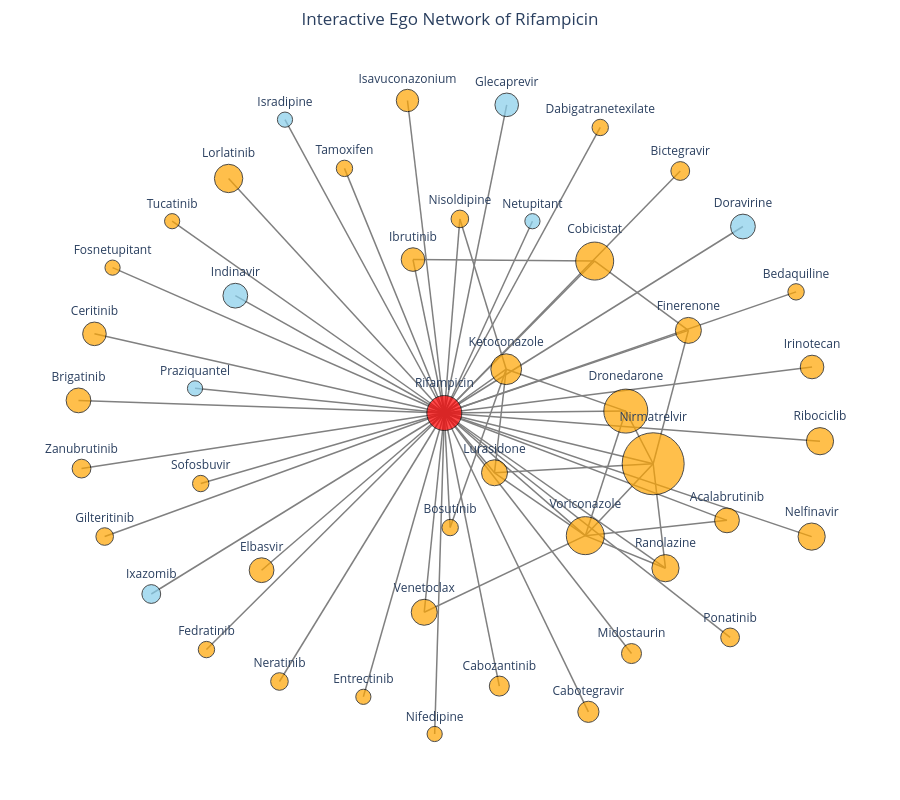

The cell this chart's notebook holds for it:
### Code cell
_ = draw_ego_network_plotly_by_name(G, node_overlay_df, "Rifampicin")

### Figure 1 — Plotly figure (JSON) as saved in the notebook; plotly's stock layout.template omitted (floating-point values rounded to 4 significant figures; data arrays with more than 128 entries replaced by an {"elided": "..."} marker saying what was removed)
{"data": [{"hoverinfo": "none", "line": {"color": "gray", "width": 1.5}, "mode": "lines", "showlegend": false, "type": "scatter", "x": {"elided": "183 float values"}, "y": {"elided": "183 float values"}}, {"hoverinfo": "text", "marker": {"color": "rgba(0,0,0,0)", "size": 10}, "mode": "markers", "showlegend": false, "text": ["<b>Nisoldipine</b> ↔ <b>Ketoconazole</b><br>Reason: nisoldipine의혈중농도상승", "<b>Nisoldipine</b> ↔ <b>Rifampicin</b><br>Reason: nisoldipine의작용약화", "<b>Rifampicin</b> ↔ <b>Doravirine</b><br>Reason: -Doravirine의혈장농도가감소하여Doravirine의치료효과가줄어들수있음 / -Doravirine의혈장농도가유의하게감소하여약효가떨어질수있음", "<b>Rifampicin</b> ↔ <b>Neratinib</b><br>Reason: -강력한CYP3A4유도제와의병용으로Neratinib의혈중농도감소 / -중등도CYP3A/P-gp억제제와의병용으로Neratinib의혈중농도증가", "<b>Rifampicin</b> ↔ <b>Irinotecan</b><br>Reason: -이리노테칸활성대사물(SN-38)의혈중농도가저하되어작용감소", "<b>Rifampicin</b> ↔ <b>Acalabrutinib</b><br>Reason: -강력한CYP3A유도제와의병용으로Acalabrutinib의혈중농도감소", "<b>Rifampicin</b> ↔ <b>Bedaquiline</b><br>Reason: -Bedaquiline의혈중농도와치료효과감소", "<b>Rifampicin</b> ↔ <b>Bictegravir</b><br>Reason: -Bictegravir의혈중농도감소로인해치료효과소실및내성발현야기가능", "<b>Rifampicin</b> ↔ <b>Brigatinib</b><br>Reason: -Brigatinib의혈장농도를감소시킬수있음", "<b>Rifampicin</b> ↔ <b>Cabozantinib</b><br>Reason: -Cabozantinib의혈장노출감소", "<b>Rifampicin</b> ↔ <b>Ceritinib</b><br>Reason: -Ceritinib의혈장농도감소", "<b>Rifampicin</b> ↔ <b>Entrectinib</b><br>Reason: -Entrectinib의전신노출감소", "<b>Rifampicin</b> ↔ <b>Gilteritinib</b><br>Reason: -Gilteritinib의혈장농도감소", "<b>Rifampicin</b> ↔ <b>Ibrutinib</b><br>Reason: -Ibrutinib의혈중농도감소", "<b>Rifampicin</b> ↔ <b>Isavuconazonium</b><br>Reason: -Isavuconazonium의혈장농도를유의미하게감소시킬수있음", "<b>Rifampicin</b> ↔ <b>Ixazomib</b><br>Reason: -Ixazomib의효과감소", "<b>Rifampicin</b> ↔ <b>Midostaurin</b><br>Reason: -Midostaurin과활성대사체의혈중농도감소", "<b>Rifampicin</b> ↔ <b>Ponatinib</b><br>Reason: -Ponatinib의노출감소", "<b>Rifampicin</b> ↔ <b>Praziquantel</b><br>Reason: -Praziquantel의치료적유효혈중농도에도달하지못할수있음", "<b>Rifampicin</b> ↔ <b>Ranolazine</b><br>Reason: -Ranolazine의효과부족이발생될것으로예상됨", "<b>Rifampicin</b> ↔ <b>Ribociclib</b><br>Reason: -강력한CYP3A유도제(Rifampicin)와의병용투여는건강한시험대상자에서Ribociclib의혈장노출을89%까지감소시킴", "<b>Rifampicin</b> ↔ <b>Tamoxifen</b><br>Reason: -Tamoxifen의혈장농도를낮춤", "<b>Rifampicin</b> ↔ <b>Venetoclax</b><br>Reason: -강력한CYP3A유도제인Rifampicin과병용투여시Venetoclax의Cmax및AUC∞는각각42%및71%까지감소함", "<b>Rifampicin</b> ↔ <b>Nirmatrelvir</b><br>Reason: -바이러스반응의손실및내성발현의잠재적인가능성", "<b>Rifampicin</b> ↔ <b>Sofosbuvir</b><br>Reason: -Sofosbuvir|Velpatasvir및/또는Voxilaprevir의혈중농도를감소시켜치료효과를감소시킬가능성이있음 / -Sofosbuvir및/또는Velpatasvir의혈중농도를감소시켜치료효과를감소시킬가능성이있음", "<b>Rifampicin</b> ↔ <b>Dronedarone</b><br>Reason: Dronedarone노출량감소", "<b>Rifampicin</b> ↔ <b>Isradipine</b><br>Reason: isradipine의혈장농도저하", "<b>Rifampicin</b> ↔ <b>Nelfinavir</b><br>Reason: 혈중농도저하로항레트로바이러스약물효과감소", "<b>Rifampicin</b> ↔ <b>Nifedipine</b><br>Reason: nifedipine의혈장농도저하", "<b>Rifampicin</b> ↔ <b>Bosutinib</b><br>Reason: -Bosutinib의혈중농도를감소시켜유효성을감소시킬수있음", "<b>Rifampicin</b> ↔ <b>Cabotegravir</b><br>Reason: Cabotegravir의혈중농도를감소시켜치료효과를감소시킬수있음.", "<b>Rifampicin</b> ↔ <b>Cobicistat</b><br>Reason: Cobicistat및Elvitegravir의혈중농도감소로치료효과소실및내성발현가능", "<b>Rifampicin</b> ↔ <b>Dabigatranetexilate</b><br>Reason: 다비가트란의혈중농도감소", "<b>Rifampicin</b> ↔ <b>Elbasvir</b><br>Reason: 엘바스비르와그라조프레비르의혈장농도가유의하게감소하여이약의바이러스학적반응감소가능", "<b>Rifampicin</b> ↔ <b>Fedratinib</b><br>Reason: Fedratinib의혈중농도를감소시킬수있음.", "<b>Rifampicin</b> ↔ <b>Finerenone</b><br>Reason: Finerenone혈중농도의현저한감소및치료효과감소가예상됨.", "<b>Rifampicin</b> ↔ <b>Fosnetupitant</b><br>Reason: Fosnetupitant의혈중농도가감소하여약효가감소할수있음.", "<b>Rifampicin</b> ↔ <b>Glecaprevir</b><br>Reason: Glecaprevir와Pibrentasvir의혈장농도가유의하게감소하여이약의바이러스학적반응감소가능", "<b>Rifampicin</b> ↔ <b>Indinavir</b><br>Reason: 혈중농도저하로항레트로바이러스약물효과감소", "<b>Rifampicin</b> ↔ <b>Ketoconazole</b><br>Reason: 효소유도로인한ketoconazole의혈중농도저하", "<b>Rifampicin</b> ↔ <b>Lorlatinib</b><br>Reason: -Lorlatinib의혈중농도를감소시킬수있음.-총빌리루빈과알칼리인산분해효소의증가없이AST와ALT의증가와연관있음.", "<b>Rifampicin</b> ↔ <b>Lurasidone</b><br>Reason: -Lurasidone의노출을감소시킬수있음", "<b>Rifampicin</b> ↔ <b>Netupitant</b><br>Reason: Netupitant의혈중농도감소", "<b>Rifampicin</b> ↔ <b>Tucatinib</b><br>Reason: -Tucatinib의혈중농도를감소시켜유효성을감소시킬수있음", "<b>Rifampicin</b> ↔ <b>Voriconazole</b><br>Reason: 혈중농도가저하되어보리코나졸의약물효과감소", "<b>Rifampicin</b> ↔ <b>Zanubrutinib</b><br>Reason: -Zanubrutinib의혈중농도를감소시켜유효성을감소시킬수있음", "<b>Lurasidone</b> ↔ <b>Ketoconazole</b><br>Reason: -Lurasidone의노출을증가시킬수있음", "<b>Lurasidone</b> ↔ <b>Nirmatrelvir</b><br>Reason: -Lurasidone의혈중농도를증가시킬수있음-심장부정맥과같은중대한및/또는생명을위협하는반응의가능성", "<b>Lurasidone</b> ↔ <b>Voriconazole</b><br>Reason: -Lurasidone의노출을증가시킬수있음", "<b>Bosutinib</b> ↔ <b>Ketoconazole</b><br>Reason: -Bosutinib의혈중농도를증가시켜독성위험을증가시킬수있음", "<b>Nirmatrelvir</b> ↔ <b>Dronedarone</b><br>Reason: -심장부정맥의가능성", "<b>Nirmatrelvir</b> ↔ <b>Finerenone</b><br>Reason: -고칼륨혈증|저혈압및저나트륨혈증을포함하는중대한이상반응의가능성", "<b>Nirmatrelvir</b> ↔ <b>Ranolazine</b><br>Reason: -중대한및/또는생명을위협하는반응의가능성", "<b>Nirmatrelvir</b> ↔ <b>Voriconazole</b><br>Reason: -Voriconazole의혈중농도를감소시킬수있음", "<b>Finerenone</b> ↔ <b>Cobicistat</b><br>Reason: Finerenone혈중농도의현저한증가가예상됨.", "<b>Dronedarone</b> ↔ <b>Ketoconazole</b><br>Reason: Dronedarone노출량증가", "<b>Dronedarone</b> ↔ <b>Voriconazole</b><br>Reason: Dronedarone노출량증가", "<b>Voriconazole</b> ↔ <b>Acalabrutinib</b><br>Reason: -강력한CYP3A/P-gp억제제와의병용으로Acalabrutinib의혈중농도증가", "<b>Voriconazole</b> ↔ <b>Ranolazine</b><br>Reason: -Ranolazine의효과부족이발생될것으로예상됨", "<b>Voriconazole</b> ↔ <b>Venetoclax</b><br>Reason: -Venetoclax의혈장농도및종양용해증후군위험증가가능", "<b>Cobicistat</b> ↔ <b>Ibrutinib</b><br>Reason: -Ibrutinib의혈중농도감소"], "type": "scatter", "x": [0.08408, 0.004225, 0.3695, -0.2286, 0.4587, 0.3489, 0.4381, 0.2887, -0.4879, 0.05514, -0.4673, -0.1203, -0.4541, -0.05626, -0.06337, -0.394, 0.2257, 0.353, -0.3376, 0.2696, 0.469, -0.1447, -0.04175, 0.2537, -0.3302, 0.2184, -0.2215, 0.4582, -0.02829, -0.008291, 0.1701, 0.1782, 0.1854, -0.2517, -0.3228, 0.2992, -0.444, 0.0647, -0.2855, 0.06404, -0.2942, 0.04893, 0.09787, -0.3671, 0.1661, -0.484, 0.1288, 0.3184, 0.2309, 0.07156, 0.4879, 0.5687, 0.5391, 0.4356, 0.4932, 0.2982, 0.4003, 0.5309, 0.4515, 0.1402, 0.1378], "y": [0.3734, 0.305, 0.2932, -0.417, 0.07393, -0.1655, 0.1912, 0.3799, 0.02178, -0.4241, 0.1257, -0.4409, -0.1907, 0.2416, 0.4899, -0.2804, -0.3734, -0.3482, 0.04056, -0.2401, -0.04191, 0.3839, -0.309, -0.07714, -0.108, 0.005066, 0.46, -0.1908, -0.499, -0.1767, -0.4643, 0.2393, 0.4478, -0.2433, -0.3672, 0.131, 0.229, 0.4831, 0.1852, 0.07046, 0.3682, -0.09119, 0.3015, 0.3015, -0.1893, -0.08467, -0.02283, -0.1704, -0.2826, -0.1084, -0.07417, 0.0518, -0.3194, -0.2686, 0.3682, 0.07343, -0.1864, -0.3569, -0.4316, -0.5004, 0.4788]}, {"hoverinfo": "text", "hovertext": ["<b>Nisoldipine</b><br>Korean: 니솔디핀<br>Degree: 3<br>Pregnancy Contraindication: True<br>Pregnancy Grade: 2등급<br>Elderly Caution: False<br>Age Contraindication: False<br>Age Rule: -", "<b>Rifampicin</b><br>Korean: 리팜피신<br>Degree: 45<br>Pregnancy Contraindication: True<br>Pregnancy Grade: 2등급<br>Elderly Caution: False<br>Age Contraindication: True<br>Age Rule: 8세미만", "<b>Fedratinib</b><br>Korean: 페드라티닙<br>Degree: 2<br>Pregnancy Contraindication: True<br>Pregnancy Grade: 2등급<br>Elderly Caution: False<br>Age Contraindication: False<br>Age Rule: -", "<b>Ceritinib</b><br>Korean: 세리티닙<br>Degree: 8<br>Pregnancy Contraindication: True<br>Pregnancy Grade: 2등급<br>Elderly Caution: False<br>Age Contraindication: False<br>Age Rule: -", "<b>Dabigatranetexilate</b><br>Korean: 다비가트란에텍실레이트<br>Degree: 2<br>Pregnancy Contraindication: True<br>Pregnancy Grade: 2등급<br>Elderly Caution: False<br>Age Contraindication: False<br>Age Rule: -", "<b>Tucatinib</b><br>Korean: 투카티닙<br>Degree: 1<br>Pregnancy Contraindication: True<br>Pregnancy Grade: 2등급<br>Elderly Caution: False<br>Age Contraindication: False<br>Age Rule: -", "<b>Nelfinavir</b><br>Korean: 넬피나비어<br>Degree: 11<br>Pregnancy Contraindication: True<br>Pregnancy Grade: 2등급<br>Elderly Caution: False<br>Age Contraindication: False<br>Age Rule: -", "<b>Ixazomib</b><br>Korean: 익사조밉<br>Degree: 4<br>Pregnancy Contraindication: False<br>Pregnancy Grade: -<br>Elderly Caution: False<br>Age Contraindication: False<br>Age Rule: -", "<b>Praziquantel</b><br>Korean: 프라지콴텔<br>Degree: 1<br>Pregnancy Contraindication: False<br>Pregnancy Grade: -<br>Elderly Caution: False<br>Age Contraindication: False<br>Age Rule: -", "<b>Midostaurin</b><br>Korean: 미도스타우린<br>Degree: 5<br>Pregnancy Contraindication: True<br>Pregnancy Grade: 2등급<br>Elderly Caution: False<br>Age Contraindication: False<br>Age Rule: -", "<b>Cabotegravir</b><br>Korean: 카보테그라비르<br>Degree: 6<br>Pregnancy Contraindication: True<br>Pregnancy Grade: 2등급<br>Elderly Caution: False<br>Age Contraindication: False<br>Age Rule: -", "<b>Sofosbuvir</b><br>Korean: 소포스부비르<br>Degree: 2<br>Pregnancy Contraindication: True<br>Pregnancy Grade: 2등급<br>Elderly Caution: False<br>Age Contraindication: False<br>Age Rule: -", "<b>Glecaprevir</b><br>Korean: 글레카프레비르<br>Degree: 8<br>Pregnancy Contraindication: False<br>Pregnancy Grade: -<br>Elderly Caution: False<br>Age Contraindication: False<br>Age Rule: -", "<b>Lurasidone</b><br>Korean: 루라시돈<br>Degree: 10<br>Pregnancy Contraindication: True<br>Pregnancy Grade: 2등급<br>Elderly Caution: True<br>Age Contraindication: False<br>Age Rule: -", "<b>Bosutinib</b><br>Korean: 보수티닙<br>Degree: 2<br>Pregnancy Contraindication: True<br>Pregnancy Grade: 2등급<br>Elderly Caution: False<br>Age Contraindication: False<br>Age Rule: -", "<b>Nirmatrelvir</b><br>Korean: 니르마트렐비르<br>Degree: 40<br>Pregnancy Contraindication: True<br>Pregnancy Grade: 2등급<br>Elderly Caution: False<br>Age Contraindication: False<br>Age Rule: -", "<b>Lorlatinib</b><br>Korean: 롤라티닙<br>Degree: 12<br>Pregnancy Contraindication: True<br>Pregnancy Grade: 2등급<br>Elderly Caution: False<br>Age Contraindication: False<br>Age Rule: -", "<b>Finerenone</b><br>Korean: 피네레논<br>Degree: 10<br>Pregnancy Contraindication: True<br>Pregnancy Grade: 2등급<br>Elderly Caution: False<br>Age Contraindication: False<br>Age Rule: -", "<b>Neratinib</b><br>Korean: 네라티닙<br>Degree: 3<br>Pregnancy Contraindication: True<br>Pregnancy Grade: 2등급<br>Elderly Caution: False<br>Age Contraindication: False<br>Age Rule: -", "<b>Dronedarone</b><br>Korean: 드로네다론<br>Degree: 25<br>Pregnancy Contraindication: True<br>Pregnancy Grade: 2등급<br>Elderly Caution: False<br>Age Contraindication: False<br>Age Rule: -", "<b>Voriconazole</b><br>Korean: 보리코나졸<br>Degree: 20<br>Pregnancy Contraindication: True<br>Pregnancy Grade: 2등급<br>Elderly Caution: False<br>Age Contraindication: False<br>Age Rule: -", "<b>Fosnetupitant</b><br>Korean: 포스네투피탄트<br>Degree: 1<br>Pregnancy Contraindication: True<br>Pregnancy Grade: 1등급<br>Elderly Caution: False<br>Age Contraindication: False<br>Age Rule: -", "<b>Tamoxifen</b><br>Korean: 타목시펜<br>Degree: 2<br>Pregnancy Contraindication: True<br>Pregnancy Grade: 2등급<br>Elderly Caution: False<br>Age Contraindication: False<br>Age Rule: -", "<b>Netupitant</b><br>Korean: 네투피탄트<br>Degree: 1<br>Pregnancy Contraindication: False<br>Pregnancy Grade: -<br>Elderly Caution: False<br>Age Contraindication: False<br>Age Rule: -", "<b>Cabozantinib</b><br>Korean: 카보잔티닙<br>Degree: 5<br>Pregnancy Contraindication: True<br>Pregnancy Grade: 2등급<br>Elderly Caution: False<br>Age Contraindication: False<br>Age Rule: -", "<b>Cobicistat</b><br>Korean: 코비시스타트<br>Degree: 20<br>Pregnancy Contraindication: True<br>Pregnancy Grade: 2등급<br>Elderly Caution: False<br>Age Contraindication: True<br>Age Rule: 36개월미만 / 3개월미만", "<b>Bictegravir</b><br>Korean: 빅테그라비르<br>Degree: 4<br>Pregnancy Contraindication: True<br>Pregnancy Grade: 2등급<br>Elderly Caution: False<br>Age Contraindication: False<br>Age Rule: -", "<b>Ketoconazole</b><br>Korean: 케토코나졸<br>Degree: 14<br>Pregnancy Contraindication: True<br>Pregnancy Grade: 2등급<br>Elderly Caution: False<br>Age Contraindication: False<br>Age Rule: -", "<b>Gilteritinib</b><br>Korean: 길테리티닙<br>Degree: 3<br>Pregnancy Contraindication: True<br>Pregnancy Grade: 2등급<br>Elderly Caution: False<br>Age Contraindication: False<br>Age Rule: -", "<b>Zanubrutinib</b><br>Korean: 자누브루티닙<br>Degree: 4<br>Pregnancy Contraindication: True<br>Pregnancy Grade: 2등급<br>Elderly Caution: False<br>Age Contraindication: False<br>Age Rule: -", "<b>Entrectinib</b><br>Korean: 엔트렉티닙<br>Degree: 1<br>Pregnancy Contraindication: True<br>Pregnancy Grade: 2등급<br>Elderly Caution: False<br>Age Contraindication: False<br>Age Rule: -", "<b>Acalabrutinib</b><br>Korean: 아칼라브루티닙<br>Degree: 9<br>Pregnancy Contraindication: True<br>Pregnancy Grade: 2등급<br>Elderly Caution: False<br>Age Contraindication: False<br>Age Rule: -", "<b>Indinavir</b><br>Korean: 인디나빌<br>Degree: 9<br>Pregnancy Contraindication: False<br>Pregnancy Grade: -<br>Elderly Caution: False<br>Age Contraindication: False<br>Age Rule: -", "<b>Isradipine</b><br>Korean: 이스라디핀<br>Degree: 1<br>Pregnancy Contraindication: False<br>Pregnancy Grade: -<br>Elderly Caution: False<br>Age Contraindication: False<br>Age Rule: -", "<b>Isavuconazonium</b><br>Korean: 이사부코나조늄<br>Degree: 7<br>Pregnancy Contraindication: True<br>Pregnancy Grade: 2등급<br>Elderly Caution: False<br>Age Contraindication: False<br>Age Rule: -", "<b>Ranolazine</b><br>Korean: 라놀라진<br>Degree: 11<br>Pregnancy Contraindication: True<br>Pregnancy Grade: 2등급<br>Elderly Caution: False<br>Age Contraindication: False<br>Age Rule: -", "<b>Ibrutinib</b><br>Korean: 이브루티닙<br>Degree: 8<br>Pregnancy Contraindication: True<br>Pregnancy Grade: 2등급<br>Elderly Caution: False<br>Age Contraindication: False<br>Age Rule: -", "<b>Doravirine</b><br>Korean: 도라비린<br>Degree: 9<br>Pregnancy Contraindication: False<br>Pregnancy Grade: -<br>Elderly Caution: False<br>Age Contraindication: False<br>Age Rule: -", "<b>Ponatinib</b><br>Korean: 포나티닙<br>Degree: 4<br>Pregnancy Contraindication: True<br>Pregnancy Grade: 2등급<br>Elderly Caution: False<br>Age Contraindication: False<br>Age Rule: -", "<b>Nifedipine</b><br>Korean: 니페디핀<br>Degree: 1<br>Pregnancy Contraindication: True<br>Pregnancy Grade: 2등급<br>Elderly Caution: False<br>Age Contraindication: False<br>Age Rule: -", "<b>Irinotecan</b><br>Korean: 이리노테칸<br>Degree: 8<br>Pregnancy Contraindication: True<br>Pregnancy Grade: 2등급<br>Elderly Caution: False<br>Age Contraindication: False<br>Age Rule: -", "<b>Venetoclax</b><br>Korean: 베네토클락스<br>Degree: 10<br>Pregnancy Contraindication: True<br>Pregnancy Grade: 2등급<br>Elderly Caution: False<br>Age Contraindication: False<br>Age Rule: -", "<b>Elbasvir</b><br>Korean: 엘바스비르<br>Degree: 9<br>Pregnancy Contraindication: True<br>Pregnancy Grade: 2등급<br>Elderly Caution: False<br>Age Contraindication: False<br>Age Rule: -", "<b>Bedaquiline</b><br>Korean: 베다퀼린<br>Degree: 2<br>Pregnancy Contraindication: True<br>Pregnancy Grade: 2등급<br>Elderly Caution: False<br>Age Contraindication: False<br>Age Rule: -", "<b>Ribociclib</b><br>Korean: 리보시클립<br>Degree: 11<br>Pregnancy Contraindication: True<br>Pregnancy Grade: 2등급<br>Elderly Caution: False<br>Age Contraindication: False<br>Age Rule: -", "<b>Brigatinib</b><br>Korean: 브리가티닙<br>Degree: 9<br>Pregnancy Contraindication: True<br>Pregnancy Grade: 2등급<br>Elderly Caution: False<br>Age Contraindication: False<br>Age Rule: -"], "marker": {"color": ["orange", "red", "orange", "orange", "orange", "orange", "orange", "skyblue", "skyblue", "orange", "orange", "orange", "skyblue", "orange", "orange", "orange", "orange", "orange", "orange", "orange", "orange", "orange", "orange", "skyblue", "orange", "orange", "orange", "orange", "orange", "orange", "orange", "orange", "skyblue", "skyblue", "orange", "orange", "orange", "skyblue", "orange", "orange", "orange", "orange", "orange", "orange", "orange", "orange"], "line": {"color": "black", "width": 1}, "size": [17.6, 35, 16.4, 23.6, 16.4, 15.2, 27.2, 18.8, 15.2, 20, 21.2, 16.4, 23.6, 26, 16.4, 62, 28.4, 26, 17.6, 44, 38, 15.2, 16.4, 15.2, 20, 38, 18.8, 30.8, 17.6, 18.8, 15.2, 24.8, 24.8, 15.2, 22.4, 27.2, 23.6, 24.8, 18.8, 15.2, 23.6, 26, 24.8, 16.4, 27.2, 24.8]}, "mode": "markers+text", "showlegend": false, "text": ["Nisoldipine", "Rifampicin", "Fedratinib", "Ceritinib", "Dabigatranetexilate", "Tucatinib", "Nelfinavir", "Ixazomib", "Praziquantel", "Midostaurin", "Cabotegravir", "Sofosbuvir", "Glecaprevir", "Lurasidone", "Bosutinib", "Nirmatrelvir", "Lorlatinib", "Finerenone", "Neratinib", "Dronedarone", "Voriconazole", "Fosnetupitant", "Tamoxifen", "Netupitant", "Cabozantinib", "Cobicistat", "Bictegravir", "Ketoconazole", "Gilteritinib", "Zanubrutinib", "Entrectinib", "Acalabrutinib", "Indinavir", "Isradipine", "Isavuconazonium", "Ranolazine", "Ibrutinib", "Doravirine", "Ponatinib", "Nifedipine", "Irinotecan", "Venetoclax", "Elbasvir", "Bedaquiline", "Ribociclib", "Brigatinib"], "textposition": "top center", "type": "scatter", "x": [0.02427, -0.01582, -0.6298, -0.9188, 0.3866, -0.7183, 0.9322, -0.7721, -0.6593, 0.4673, 0.356, -0.6445, 0.1452, 0.1137, -0.0007654, 0.5232, -0.5726, 0.6141, -0.4414, 0.4526, 0.348, -0.8721, -0.2735, 0.2116, 0.1261, 0.3723, 0.5931, 0.1439, -0.8924, -0.9522, -0.2248, 0.7137, -0.5552, -0.4271, -0.1109, 0.555, -0.09671, 0.7549, 0.7218, -0.04077, 0.9333, -0.06769, -0.4875, 0.892, 0.9538, -0.96], "y": [0.608, 0.00209, -0.7364, 0.2492, 0.8935, 0.6009, -0.3837, -0.563, 0.07903, -0.7489, -0.9307, -0.2181, 0.9642, -0.1845, -0.3555, -0.1564, 0.7343, 0.26, -0.8361, 0.008043, -0.3808, 0.4559, 0.7658, 0.6008, -0.8504, 0.4764, 0.7576, 0.1388, -0.3836, -0.1714, -0.8839, -0.3331, 0.3684, 0.9179, 0.9777, -0.4824, 0.4811, 0.5843, -0.6985, -1.0, 0.1458, -0.62, -0.4886, 0.3803, -0.0859, 0.04147]}], "layout": {"height": 800, "hovermode": "closest", "margin": {"b": 20, "l": 20, "r": 20, "t": 50}, "paper_bgcolor": "white", "plot_bgcolor": "white", "title": {"text": "Interactive Ego Network of Rifampicin", "x": 0.5}, "xaxis": {"showgrid": false, "visible": false, "zeroline": false}, "yaxis": {"showgrid": false, "visible": false, "zeroline": false}}}
